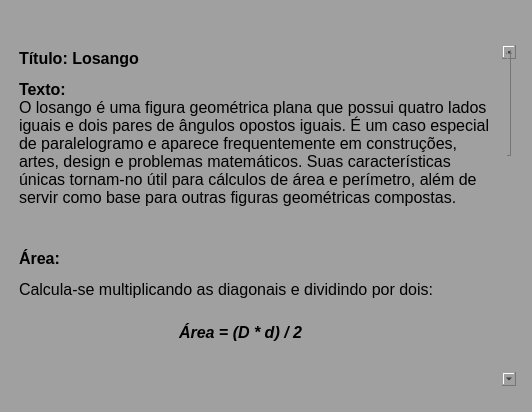
<?xml version="1.0" encoding="UTF-8"?>
<ui version="4.0">
 <class>Dialog</class>
 <widget class="QDialog" name="Dialog">
  <property name="geometry">
   <rect>
    <x>0</x>
    <y>0</y>
    <width>532</width>
    <height>412</height>
   </rect>
  </property>
  <property name="windowTitle">
   <string>Informações</string>
  </property>
  <property name="styleSheet">
   <string notr="true">background-color:rgb(160, 160, 160);
padding: 5px</string>
  </property>
  <widget class="QTextEdit" name="textEditLosango">
   <property name="geometry">
    <rect>
     <x>10</x>
     <y>40</y>
     <width>511</width>
     <height>351</height>
    </rect>
   </property>
   <property name="font">
    <font>
     <family>Segoe UI</family>
    </font>
   </property>
   <property name="cursor" stdset="0">
    <cursorShape>ArrowCursor</cursorShape>
   </property>
   <property name="styleSheet">
    <string notr="true">border: none</string>
   </property>
   <property name="readOnly">
    <bool>true</bool>
   </property>
   <property name="html">
    <string>&lt;!DOCTYPE HTML PUBLIC &quot;-//W3C//DTD HTML 4.0//EN&quot; &quot;http://www.w3.org/TR/REC-html40/strict.dtd&quot;&gt;
&lt;html&gt;&lt;head&gt;&lt;meta name=&quot;qrichtext&quot; content=&quot;1&quot; /&gt;&lt;style type=&quot;text/css&quot;&gt;
p, li { white-space: pre-wrap; }
&lt;/style&gt;&lt;/head&gt;&lt;body style=&quot; font-family:'Segoe UI'; font-size:8.25pt; font-weight:400; font-style:normal;&quot;&gt;
&lt;p style=&quot; margin-top:16px; margin-bottom:12px; margin-left:0px; margin-right:0px; -qt-block-indent:0; text-indent:0px;&quot;&gt;&lt;span style=&quot; font-size:12pt; font-weight:600;&quot;&gt;Título: Losango&lt;/span&gt;&lt;/p&gt;
&lt;p style=&quot; margin-top:12px; margin-bottom:12px; margin-left:0px; margin-right:0px; -qt-block-indent:0; text-indent:0px;&quot;&gt;&lt;span style=&quot; font-size:12pt; font-weight:600;&quot;&gt;Texto:&lt;/span&gt;&lt;span style=&quot; font-size:12pt;&quot;&gt;&lt;br /&gt;O losango é uma figura geométrica plana que possui quatro lados iguais e dois pares de ângulos opostos iguais. É um caso especial de paralelogramo e aparece frequentemente em construções, artes, design e problemas matemáticos. Suas características únicas tornam-no útil para cálculos de área e perímetro, além de servir como base para outras figuras geométricas compostas.&lt;/span&gt;&lt;/p&gt;
&lt;hr /&gt;
&lt;p style=&quot; margin-top:16px; margin-bottom:12px; margin-left:0px; margin-right:0px; -qt-block-indent:0; text-indent:0px;&quot;&gt;&lt;span style=&quot; font-size:12pt; font-weight:600;&quot;&gt;Área:&lt;/span&gt;&lt;/p&gt;
&lt;p style=&quot; margin-top:12px; margin-bottom:12px; margin-left:0px; margin-right:0px; -qt-block-indent:0; text-indent:0px;&quot;&gt;&lt;span style=&quot; font-size:12pt;&quot;&gt;Calcula-se multiplicando as diagonais e dividindo por dois:&lt;br /&gt;&lt;/span&gt;&lt;/p&gt;
&lt;p style=&quot; margin-top:12px; margin-bottom:12px; margin-left:0px; margin-right:0px; -qt-block-indent:0; text-indent:0px;&quot;&gt;&lt;span style=&quot; font-size:12pt; font-weight:600;&quot;&gt;		&lt;/span&gt;&lt;span style=&quot; font-size:12pt; font-weight:600; font-style:italic;&quot;&gt;Área = (D * d) / 2&lt;/span&gt;&lt;/p&gt;
&lt;p style=&quot;-qt-paragraph-type:empty; margin-top:12px; margin-bottom:12px; margin-left:0px; margin-right:0px; -qt-block-indent:0; text-indent:0px; font-size:12pt; font-weight:600; font-style:italic;&quot;&gt;&lt;br /&gt;&lt;/p&gt;
&lt;ul style=&quot;margin-top: 0px; margin-bottom: 0px; margin-left: 0px; margin-right: 0px; -qt-list-indent: 1;&quot;&gt;&lt;li style=&quot; font-size:12pt;&quot; style=&quot; margin-top:12px; margin-bottom:0px; margin-left:0px; margin-right:0px; -qt-block-indent:0; text-indent:0px;&quot;&gt;&lt;span style=&quot; font-weight:600;&quot;&gt;D&lt;/span&gt; → diagonal maior &lt;/li&gt;
&lt;li style=&quot; font-size:12pt;&quot; style=&quot; margin-top:0px; margin-bottom:12px; margin-left:0px; margin-right:0px; -qt-block-indent:0; text-indent:0px;&quot;&gt;&lt;span style=&quot; font-weight:600;&quot;&gt;d&lt;/span&gt; → diagonal menor &lt;/li&gt;&lt;/ul&gt;
&lt;hr /&gt;
&lt;p style=&quot; margin-top:16px; margin-bottom:12px; margin-left:0px; margin-right:0px; -qt-block-indent:0; text-indent:0px;&quot;&gt;&lt;span style=&quot; font-size:12pt; font-weight:600;&quot;&gt;Perímetro:&lt;/span&gt;&lt;/p&gt;
&lt;p style=&quot; margin-top:12px; margin-bottom:12px; margin-left:0px; margin-right:0px; -qt-block-indent:0; text-indent:0px;&quot;&gt;&lt;span style=&quot; font-size:12pt;&quot;&gt;Como todos os lados são iguais, o perímetro é quatro vezes o comprimento do lado:&lt;/span&gt;&lt;/p&gt;
&lt;p style=&quot; margin-top:12px; margin-bottom:12px; margin-left:0px; margin-right:0px; -qt-block-indent:0; text-indent:0px;&quot;&gt;&lt;span style=&quot; font-size:12pt;&quot;&gt;&lt;br /&gt;		&lt;/span&gt;&lt;span style=&quot; font-size:12pt; font-weight:600; font-style:italic;&quot;&gt;Perímetro = 4 * L&lt;/span&gt;&lt;/p&gt;
&lt;p style=&quot;-qt-paragraph-type:empty; margin-top:12px; margin-bottom:12px; margin-left:0px; margin-right:0px; -qt-block-indent:0; text-indent:0px; font-size:12pt; font-weight:600;&quot;&gt;&lt;br /&gt;&lt;/p&gt;
&lt;ul style=&quot;margin-top: 0px; margin-bottom: 0px; margin-left: 0px; margin-right: 0px; -qt-list-indent: 1;&quot;&gt;&lt;li style=&quot; font-size:12pt;&quot; style=&quot; margin-top:12px; margin-bottom:0px; margin-left:0px; margin-right:0px; -qt-block-indent:0; text-indent:0px;&quot;&gt;&lt;span style=&quot; font-weight:600;&quot;&gt;L&lt;/span&gt; → comprimento de um lado do losango &lt;/li&gt;
&lt;li style=&quot; font-size:12pt;&quot; style=&quot; margin-top:0px; margin-bottom:12px; margin-left:0px; margin-right:0px; -qt-block-indent:0; text-indent:0px;&quot;&gt;Se só se tiver as diagonais, o lado pode ser calculado assim:&lt;/li&gt;&lt;/ul&gt;
&lt;p style=&quot; margin-top:0px; margin-bottom:12px; margin-left:0px; margin-right:0px; -qt-block-indent:1; text-indent:0px;&quot;&gt;&lt;span style=&quot; font-size:12pt;&quot;&gt;&lt;br /&gt;	&lt;/span&gt;&lt;span style=&quot; font-size:12pt; font-weight:600; font-style:italic;&quot;&gt;L = sqrt((D/2)^2 + (d/2)^2)&lt;/span&gt;&lt;span style=&quot; font-size:12pt; font-style:italic;&quot;&gt; &lt;/span&gt;&lt;/p&gt;
&lt;hr /&gt;
&lt;p style=&quot; margin-top:16px; margin-bottom:12px; margin-left:0px; margin-right:0px; -qt-block-indent:0; text-indent:0px;&quot;&gt;&lt;span style=&quot; font-size:12pt; font-weight:600;&quot;&gt;Propriedades importantes:&lt;/span&gt;&lt;/p&gt;
&lt;ul style=&quot;margin-top: 0px; margin-bottom: 0px; margin-left: 0px; margin-right: 0px; -qt-list-indent: 1;&quot;&gt;&lt;li style=&quot; font-size:12pt;&quot; style=&quot; margin-top:12px; margin-bottom:0px; margin-left:0px; margin-right:0px; -qt-block-indent:0; text-indent:0px;&quot;&gt;Quatro lados iguais &lt;/li&gt;
&lt;li style=&quot; font-size:12pt;&quot; style=&quot; margin-top:0px; margin-bottom:0px; margin-left:0px; margin-right:0px; -qt-block-indent:0; text-indent:0px;&quot;&gt;Ângulos opostos iguais &lt;/li&gt;
&lt;li style=&quot; font-size:12pt;&quot; style=&quot; margin-top:0px; margin-bottom:0px; margin-left:0px; margin-right:0px; -qt-block-indent:0; text-indent:0px;&quot;&gt;Diagonais se cruzam no centro formando 90° (são perpendiculares) &lt;/li&gt;
&lt;li style=&quot; font-size:12pt;&quot; style=&quot; margin-top:0px; margin-bottom:0px; margin-left:0px; margin-right:0px; -qt-block-indent:0; text-indent:0px;&quot;&gt;Cada diagonal divide o losango em dois triângulos congruentes &lt;/li&gt;
&lt;li style=&quot; font-size:12pt;&quot; style=&quot; margin-top:0px; margin-bottom:12px; margin-left:0px; margin-right:0px; -qt-block-indent:0; text-indent:0px;&quot;&gt;É um caso especial de paralelogramo e pode ser usado como referência para outras figuras planas &lt;/li&gt;&lt;/ul&gt;
&lt;hr /&gt;
&lt;p style=&quot; margin-top:16px; margin-bottom:12px; margin-left:0px; margin-right:0px; -qt-block-indent:0; text-indent:0px;&quot;&gt;&lt;span style=&quot; font-size:12pt; font-weight:600;&quot;&gt;Conclusão:&lt;/span&gt;&lt;/p&gt;
&lt;p style=&quot; margin-top:12px; margin-bottom:12px; margin-left:0px; margin-right:0px; -qt-block-indent:0; text-indent:0px;&quot;&gt;&lt;span style=&quot; font-size:12pt;&quot;&gt;O losango é uma figura fundamental na geometria plana, sendo muito usado em engenharia, arquitetura, design e matemática aplicada. Compreender suas propriedades e fórmulas é essencial para calcular área, perímetro e entender relações geométricas entre lados e diagonais.&lt;/span&gt;&lt;/p&gt;&lt;/body&gt;&lt;/html&gt;</string>
   </property>
  </widget>
  <widget class="QPushButton" name="btnControlarScroll">
   <property name="geometry">
    <rect>
     <x>420</x>
     <y>10</y>
     <width>61</width>
     <height>31</height>
    </rect>
   </property>
   <property name="cursor">
    <cursorShape>PointingHandCursor</cursorShape>
   </property>
   <property name="styleSheet">
    <string notr="true">border: none</string>
   </property>
   <property name="text">
    <string/>
   </property>
  </widget>
 </widget>
 <resources/>
 <connections/>
</ui>
